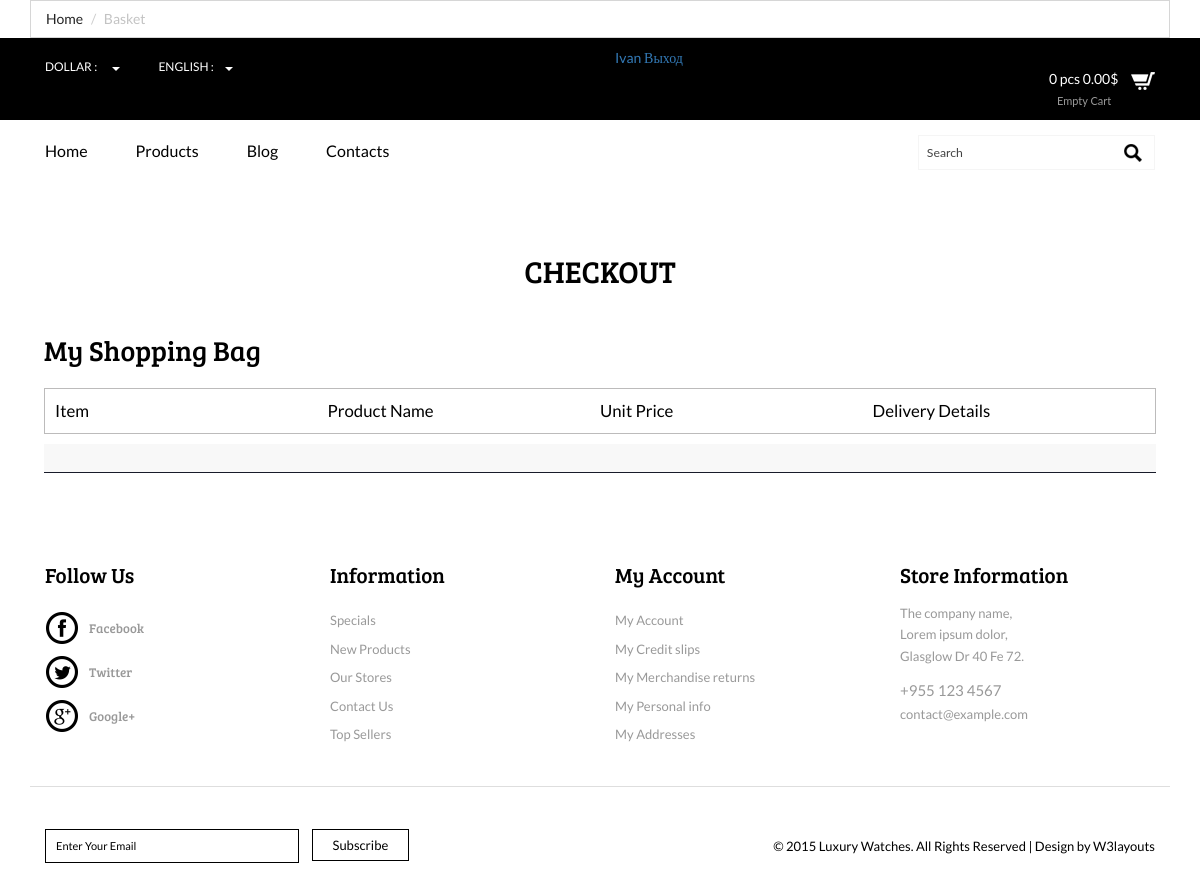
/basketapp/ (signed in), run on an earlier commit of the app's database.
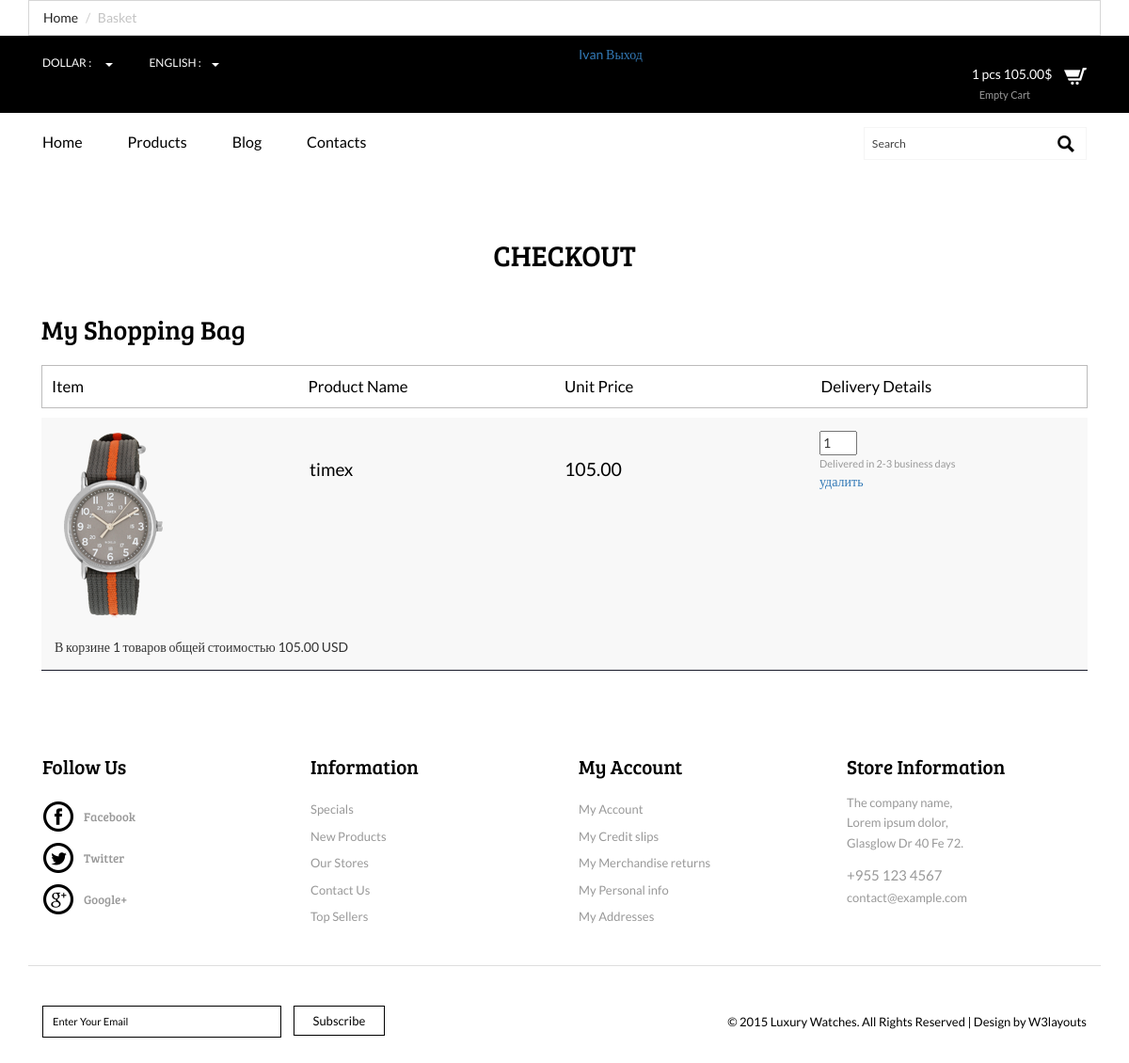
And on a later commit of the database.
### authapp/models.py (models this page shows)
class ShopUser(AbstractUser):
    age = models.PositiveSmallIntegerField(verbose_name='возраст', null=True)
    avatar = models.ImageField(upload_to='users_avatars', blank=True)
    def basket_cost(self):
        return sum(item.product.price * item.quantity for item in self.user_basket.all()) #user_basket, потому что прописан RELATED_NAME в классе BasketItem,
    def basket_total_quantity(self):
        return sum(item.quantity for item in self.user_basket.all())

### basketapp/models.py (models this page shows)
class BasketItem(models.Model):
    user = models.ForeignKey(
        get_user_model(),
        on_delete=models.CASCADE,
        related_name='user_basket',
    )
    product = models.ForeignKey(Product, on_delete=models.CASCADE)
    quantity = models.PositiveIntegerField(default=0)
    add_datetime = models.DateTimeField(auto_now_add=True)

### mainapp/models.py (models this page shows, shortened)
class Product(models.Model):
    category = models.ForeignKey(ProductCategory,
                                 on_delete=models.CASCADE,
                                 verbose_name='категория продукта')
    name = models.CharField('имя продукта', max_length=128)
    brand = models.CharField('brand', max_length=128, default='None')
    image = models.ImageField(upload_to='products_images', blank=True)
    short_desc = models.CharField('краткое описание продукта', max_length=64, blank=True)
    description = models.TextField('описание продукта', blank=True)
    price = models.DecimalField('цена продукта', max_digits=8, decimal_places=2, default=0)
    quantity = models.PositiveIntegerField('количество на складе', default=0)
    class Meta:
        verbose_name = 'продукт'
        verbose_name_plural = 'продукты'

### basketapp/views.py (the view)
# urls.py: path('', adminapp.index, name='index'),
@login_required
def index(request):
    basket_items = request.user.user_basket.all()
    context = {
        'page_title': 'Luxury watches | Basket',
        'breadcrumbs_active': 'Basket',
        'basket_items': basket_items,
    }
    return render(request, 'basketapp/checkout.html', context)

### basketapp/templates/basketapp/checkout.html
{% extends 'basketapp/base.html' %}
{% load static %}
{% block container %}
    <div class="basket_list">
        {% if basket_items %}
            {% include 'basketapp/inc__basket_items.html' %}
        {% endif %}
    </div>
{% endblock %}

### basketapp/templates/basketapp/base.html (shortened to what the changed rows need)
{% load static %}
<!DOCTYPE html>
<html>
<head>
    {% block bootstrap %}
    <link href="{% static 'css/bootstrap.css' %}" rel="stylesheet" type="text/css" media="all" />
    {% endblock %}
    {% block themes %}
<link href="{% static 'css/style.css' %}" rel="stylesheet" type="text/css" media="all" />
{% endblock %}
    {% block startmenu %}
<link href="{% static 'css/memenu.css' %}" rel="stylesheet" type="text/css" media="all" />
    {% endblock %}
</head>
<body>
	<div class="top-header">
		<div class="container">
			<div class="top-header-main">
                <div class="col-md-6 top-header-left">
                        {% if user.is_authenticated %}
                            <a href="{% url 'auth:user_profile' %}">
                                {{ user.first_name|default:'Пользователь' }}
                            </a>
                            {% endif %}
                        {% if user.is_authenticated %}
                            <a href="{% url 'auth:logout' %}">Выход</a>
                            {% else %}
                            <a href="{% url 'auth:login' %}">Вход</a>
                        {% endif %}
                </div>
				</div>
				<div class="col-md-6 top-header-left">
					<div class="cart box_1">
						<a href="{% url 'basketapp:basketapp' %}">
							 <div class="total">
								<span class="Basket_summ">{{ user.basket_total_quantity }} pcs {{ user.basket_cost|floatformat:2 }}$</span></div>
						</a>
					</div>
				</div>
			</div>
		</div>
<div class="ckeckout">
    <div class="container">
        <div class="ckeck-top heading">
            <h2>CHECKOUT</h2>
        </div>
        <div class="ckeckout-top">
            <div class="cart-items">
                <div class="in-check" >
                    <ul class="unit">
                        <li><span>Item</span></li>
                        <li><span>Product Name</span></li>
                        <li><span>Unit Price</span></li>
                        <li><span>Delivery Details</span></li>
                        <div class="clearfix"> </div>
                    </ul>
                    <ul class="cart-header">
                        {% block container %}
                        {% endblock %}
                    </ul>
                </div>
            </div>
     </div>
    </div>
</div>
</body>
</html>

### basketapp/templates/basketapp/inc__basket_items.html
{% for item in basket_items %}
        <li class="ring-in"><a href="{% url 'main:single' %}" ><img src="/media/{{ item.product.image }}" class="img-responsive" alt="{{ item.product.short_desc }}"></a>
        </li>
        <li><span class="name">{{ item.product.name }}</span></li>
        <li><span class="cost">{{ item.product.price }}</span></li>
        <input class="product_qty" type="number" name="{{ item.pk }}" min="0" max="{{ item.product.quantity }}"
               value="{{ item.quantity }}">
        <li><p>Delivered in 2-3 business days</p></li>
        <li><a href="{% url 'basketapp:delete' item.pk %}">удалить</a></li>
    <div class="clearfix"></div>
{% endfor %}
<br>
<div class="basket_summary">
    В корзине {{ user.basket_total_quantity }} товаров общей стоимостью
    {{ user.basket_cost }} USD
</div>

What changed in the data, as far as the page shows it:
changed ShopUser "Ivan": basket_total_quantity "0" → "1"; basket_cost "0.00" → "105.00"; basket_total_quantity (not shown) → "1"; basket_cost (not shown) → "105.00"
added BasketItem: product.image (picture), product.name "timex", product.price "105.00", quantity "1"
Also different on the page:
text now shown: "В корзине товаров общей стоимостью USD"
